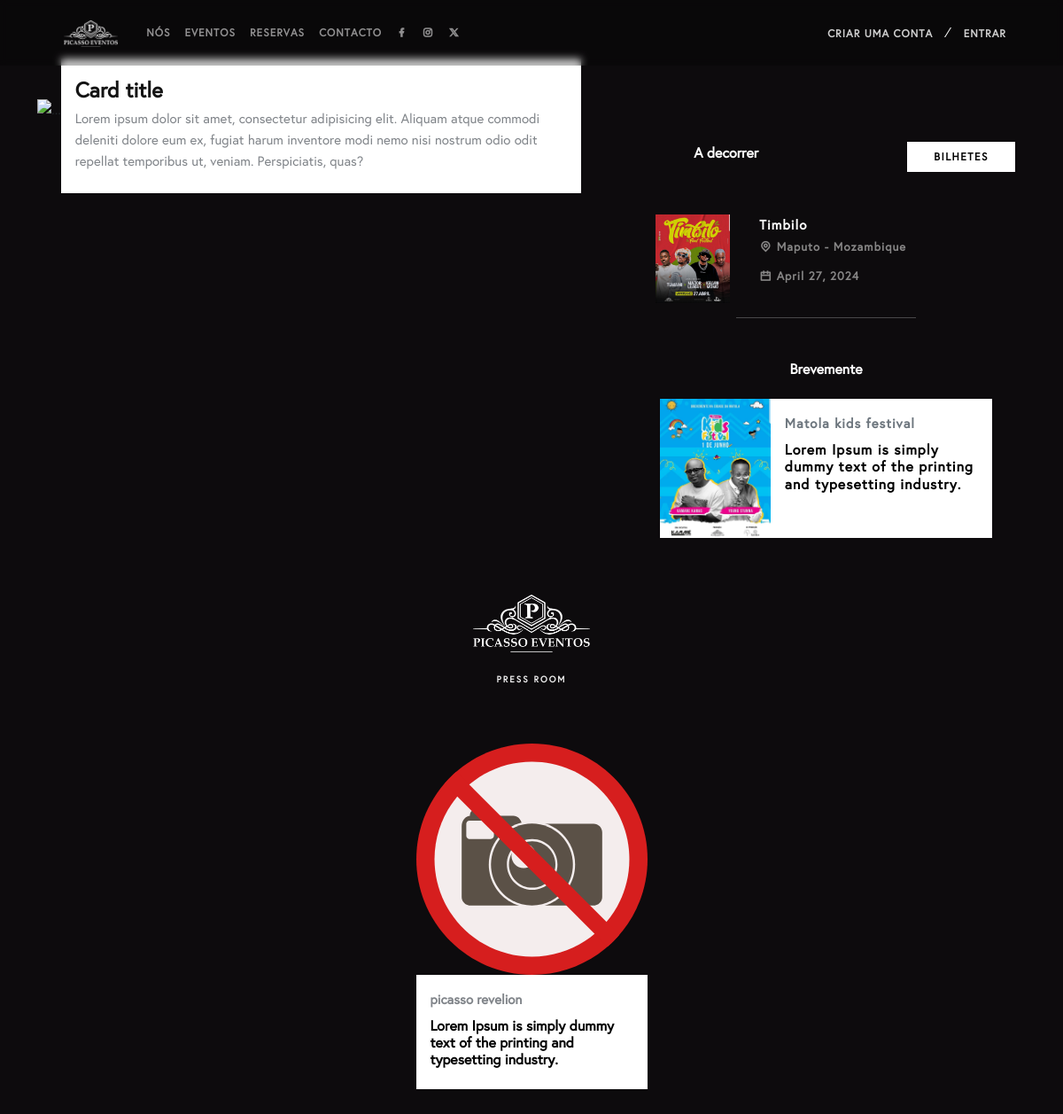
The page / on the database its author committed.
### base/models.py (models this page shows, shortened)
class Event(models.Model):
    lote = models.CharField(max_length=30, null=True, blank=True)
    name = models.CharField(max_length=200)
    description = models.TextField(null=True, blank=True)
    cover_image = models.ImageField(null=True, default='no-photo.svg')
    date = models.DateField()
    location = models.CharField(max_length=100)
    ticket_link = models.URLField()
    created = models.DateTimeField(auto_now_add=True)

class FutureEvents(models.Model):
    name = models.CharField(max_length=200)
    description = models.TextField(null=True, blank=True)
    cover_image = models.ImageField(null=True, default='no-photo.svg')
    created = models.DateTimeField(auto_now_add=True)

class PastEvents(models.Model):
    name = models.CharField(max_length=200)
    description = models.TextField(null=True, blank=True)
    cover_image = models.ImageField(null=True, default='no-photo.svg')
    date = models.DateField()
    location = models.CharField(max_length=100)
    gallery_link = models.URLField()
    created = models.DateTimeField(auto_now_add=True)

### base/views.py (the view)
# urls.py: path('', views.index, name='index'),
def index(request):
    events = Event.objects.all()
    past_events = PastEvents.objects.all()
    future_events = FutureEvents.objects.all()
    context = {'events': events, 'past_events': past_events, 'future_events': future_events}
    return render(request, 'base/index.html', context)

### base/templates/base/index.html (shortened to what this page needs)
{% extends 'main.html' %}
{% load static %}
{% block content %}
    {% include 'navbar.html' %}
    <section class="mt-5 pt-3" data-scroll-section>
        <div class="container mt-5" data-scroll>
            <div class="row">
                <div class="col-md-7" data-scroll data-scroll-delay="0.18" data-scroll-speed="1">
                    <div class="card rounded-0 border-0 bg-transparent">
                      <div class="card-body py-4 col-11 bg-white mx-auto" style="transform: translateY(-70px);">
                        <h6 class="card-title">Card title</h6>
                        <p class="card-text" style="color: #81858a">Lorem ipsum dolor sit amet, consectetur adipisicing elit. Aliquam atque commodi deleniti dolore eum ex, fugiat harum inventore modi nemo nisi nostrum odio odit repellat temporibus ut, veniam. Perspiciatis, quas?</p>
                      </div>
                    </div>
                </div>
                <div class="col-md-5" data-scroll data-scroll-delay="0.18">
                    <div class="row d-flex mx-auto justify-content-around mt-5">
                        <div class="col-6 d-flex align-items-center justify-content-center"><h6 class="text-white fw-bold">A decorrer</h6></div>
                        <div class="col-6 d-flex justify-content-end"><a href="{% url 'events' %}" class="cta-btn">Bilhetes</a></div>
                    </div>
                    <div class="row mt-5">
                        {% for event in events|slice:":1" %}
                            <div class="mb-3 mx-auto rounded-0 border-0 bg-transparent slice-event-item"
                                 style="">
                                <div class="row g-0">
                                <div class="col-4 d-flex align-items-center justify-content-center">
                                  <img src="{{ event.cover_image.url }}" class="img rounded-0" alt="..." height="100">
                                </div>
                                <div class="col-8">
                                    <a class="card-title text-white text-decoration-none" style="font-size: 15px; letter-spacing: 1px" href="{% url 'event-details' event.pk %}">{{ event.name }}</a>
                                    <p class="card-text fw-bold" style="color: #878686; letter-spacing: 1px"><small><i class="ri-map-pin-line"></i> {{ event.location }}</small></p>
                                    <p class="card-text fw-bold" style="color: #878686; letter-spacing: 1px"><small><i class="ri-calendar-line"></i> {{ event.date }}</small></p>
                                </div>
                              </div>
                                <hr class="border-light mx-auto" style="width: 45%">
                            </div>
                        {% endfor %}
                    </div>
                    <div class="row mt-3">
                    <h6 class="text-center mb-4 text-white fw-bold">Brevemente</h6>
                        {% for event in future_events %}
                            <div class="mb-3 mx-auto rounded-0 border-0 bg-transparent upcoming-event-item">
                              <div class="row g-0">
                                <div class="col-4 d-flex align-items-center justify-content-center">
                                  <img src="{{ event.cover_image.url }}" class="img-fluid rounded-0" alt="..." height="120">
                                </div>
                                <div class="col-8 p-3 bg-white upcoming-event-body">
                                    <p class="card-title mb-2" style="font-size: 15px; letter-spacing: 1px; color: #6c757d">{{ event.name }}</p>
                                    <h6 class="text-black fw-bold" style="letter-spacing: 1px">{{ event.description }}</h6>
                                </div>
                              </div>
                            </div>
                        {% endfor %}
                    </div>
                </div>
            </div>
        </div>
    </section>
    <section class="mt-5" data-scroll-section>
        <div class="container my-5" data-scroll>
            <div class="row my-5" data-scroll data-scroll-delay="0.18" data-scroll-speed="1">
                <div class="col-md-6 mx-auto text-center">
                    <img src="{% static 'images/logo_white.png' %}" alt="" height="65">
                    <p class="mt-4 fw-bold" style="letter-spacing: 2px; color: #f2f2f2; font-size: 10px">PRESS ROOM</p>
                </div>
            </div>
            <div class="row row-cols-1 row-cols-md-3 g-4">
                {% for past_event in past_events %}
                    <div class="col-md-3 col-sm-8 col-8 mx-auto press-room-item ">
                        <div class="card h-100 rounded-0 border-0 bg-transparent">
                          <img src="{{ past_event.cover_image.url }}" class="card-img-top" alt="...">
                          <div class="card-body press-room-body bg-white">
                            <p class="card-text fw-bold" style="color: #81858a">{{ past_event.name }}</p>
                            <h6 class="text-black fw-bold">{{ past_event.description }}</h6>
                          </div>
                        </div>
                      </div>
                {% endfor %}
            </div>
        </div>
    </section>
{% endblock %}

### templates/main.html (shortened to what this page needs)
<!DOCTYPE html>
{% load static %}
<html lang="en">
<head>
    <link rel="stylesheet" href="https://cdn.jsdelivr.net/npm/remixicon@4.0.1/fonts/remixicon.min.css">
    <link rel="stylesheet" href="https://cdn.jsdelivr.net/npm/locomotive-scroll@4.1.0/dist/locomotive-scroll.css">
    <link href="https://cdn.jsdelivr.net/npm/bootstrap@5.0.2/dist/css/bootstrap.min.css" rel="stylesheet">
    <link rel="stylesheet" href="{% static 'styles/style.css' %}">
</head>
<body data-scroll-container>
    {% block content %}{% endblock %}
</body>
</html>

### templates/navbar.html (shortened to what this page needs)
{% load static %}
<header>
      <nav class="navbar navbar-expand-lg fixed-top navbar-dark py-3">
        <div class="container-fluid px-5">
          <a class="navbar-brand mx-4" href="{% url 'index' %}">
            <img src="{% static 'images/logo_white.png' %}" height="30px" alt="">
          </a>
          <div class="collapse navbar-collapse" id="navbarText">
            <ul class="navbar-nav me-auto mb-2 mb-lg-0">
              <li class="nav-item">
                <a class="nav-link" href="{% url 'about' %}">Nós</a>
              </li>
              <li class="nav-item">
                <a class="nav-link" href="{% url 'events' %}">Eventos</a>
              </li>
              <li class="nav-item">
                <a class="nav-link" href="#">Reservas</a>
              </li>
              <li class="nav-item">
                <a class="nav-link" href="{% url 'contact' %}">Contacto</a>
              </li>
                <li class="nav-item">
                    <a class="nav-link" href="#"><i class="ri-facebook-fill"></i></a>
                </li>
                <li class="nav-item">
                    <a class="nav-link" href="#"><i class="ri-instagram-line"></i></a>
                </li>
                <li class="nav-item">
                    <a class="nav-link" href="#"><i class="ri-twitter-x-line"></i></a>
                </li>
            </ul>
              {% if request.user.is_authenticated %}
                  <a class="nav-link" href="{% url 'logout' %}">SAIR</a>
              {% else %}
                  <span class="d-flex d-inline text-white"><a class="nav-link px-3 pt-1" href="{% url 'register' %}">CRIAR UMA CONTA</a> &#8725; <a class="nav-link px-3 pt-1" href="{% url 'login' %}">ENTRAR</a></span>
              {% endif %}
          </div>
        </div>
      </nav>
</header>

### static/styles/home.css (style rules this page uses)
body { background: #0D0B0D; }
.nav-link, nav .navbar-text { color: #CFCFCF; text-transform: uppercase; font-size: 12px; font-weight: 600; letter-spacing: 1px; }
.cta-btn { padding: 8px 30px; border-radius: 0; font-weight: 700; letter-spacing: 1.5px; font-size: 12px; text-decoration: none; text-transform: uppercase; background-color: #fff; transition: box-shadow 0.15s ease 0s; color: #000 !important; }
nav { background: rgba( 0, 0, 0, 0.25 ); backdrop-filter: blur( 5px ); -webkit-backdrop-filter: blur( 5px ); }
.slice-event-item { max-width: 480px; }
.upcoming-event-item { max-width: 400px; }

### static/styles/events.css (style rules this page uses)
.card-text { color: #DCDEDF; -webkit-line-clamp: 3; display: -webkit-box; font-size: 15px; font-weight: 400; line-height: 24px; margin: 0 0 8px; overflow: hidden; }
.card-title { color: #141414; font-size: 24px; font-weight: 700; line-height: 24px; }

### templates/main.html (style rules this page uses)
body { font-family: 'europa', sans-serif;!important; }
nav { background: rgba( 0, 0, 0, 0.25 ); backdrop-filter: blur( 4.4px ); -webkit-backdrop-filter: blur( 5px ); }

### rows shown on the page
Event: cover_image (picture), name "Timbilo", location "Maputo - Mozambique", date "April 27, 2024"
FutureEvents: cover_image (picture), name "Matola kids festival", description "Lorem Ipsum is simply dummy text of the printing and typesetting industry."
PastEvents: cover_image (placeholder picture), name "picasso revelion", description "Lorem Ipsum is simply dummy text of the printing and typesetting industry."
